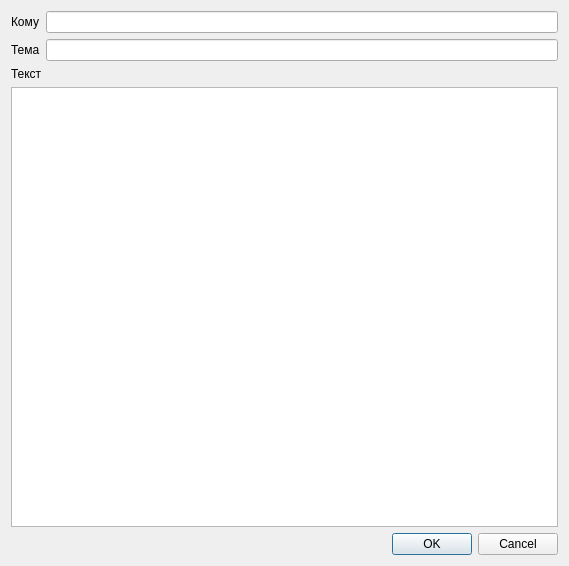
<?xml version="1.0" encoding="UTF-8"?>
<ui version="4.0">
 <class>SendMail</class>
 <widget class="QDialog" name="SendMail">
  <property name="geometry">
   <rect>
    <x>0</x>
    <y>0</y>
    <width>569</width>
    <height>566</height>
   </rect>
  </property>
  <property name="windowTitle">
   <string>Отправить сообщение</string>
  </property>
  <layout class="QVBoxLayout" name="verticalLayout_2">
   <item>
    <layout class="QHBoxLayout" name="horizontalLayout">
     <item>
      <widget class="QLabel" name="label">
       <property name="text">
        <string>Кому</string>
       </property>
      </widget>
     </item>
     <item>
      <widget class="QLineEdit" name="lineEdit"/>
     </item>
    </layout>
   </item>
   <item>
    <layout class="QHBoxLayout" name="horizontalLayout_2">
     <item>
      <widget class="QLabel" name="label_2">
       <property name="text">
        <string>Тема</string>
       </property>
      </widget>
     </item>
     <item>
      <widget class="QLineEdit" name="lineEdit_2"/>
     </item>
    </layout>
   </item>
   <item>
    <layout class="QVBoxLayout" name="verticalLayout">
     <item>
      <widget class="QLabel" name="label_3">
       <property name="text">
        <string>Текст</string>
       </property>
      </widget>
     </item>
     <item>
      <widget class="QPlainTextEdit" name="plainTextEdit"/>
     </item>
    </layout>
   </item>
   <item>
    <widget class="QDialogButtonBox" name="buttonBox">
     <property name="orientation">
      <enum>Qt::Horizontal</enum>
     </property>
     <property name="standardButtons">
      <set>QDialogButtonBox::Cancel|QDialogButtonBox::Ok</set>
     </property>
    </widget>
   </item>
  </layout>
 </widget>
 <resources/>
 <connections>
  <connection>
   <sender>buttonBox</sender>
   <signal>rejected()</signal>
   <receiver>SendMail</receiver>
   <slot>reject()</slot>
   <hints>
    <hint type="sourcelabel">
     <x>295</x>
     <y>536</y>
    </hint>
    <hint type="destinationlabel">
     <x>286</x>
     <y>274</y>
    </hint>
   </hints>
  </connection>
 </connections>
</ui>
